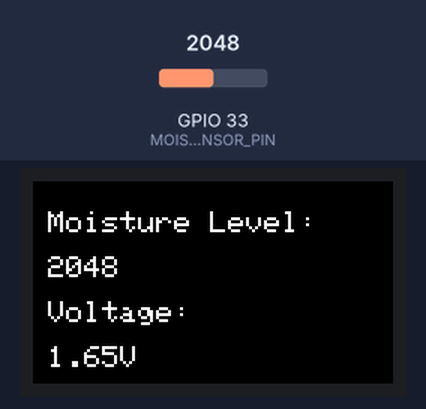
Simulated run of this sketch. Board: ESP32. On the bench: 240×135 colour display. Inputs (shaded band) come from the test bench; at power-on: GPIO 33 (MOISTURE_SENSOR_PIN) = 2048 (analog values on the 0–4095 scale). WiFi joins after 1.5 s; servers stay silent unless stated; no MQTT or app messages arrive unless stated; what the sketch prints to the serial monitor is not drawn.

Above: at 2.9 s.
3.0 s: GPIO 33 (MOISTURE_SENSOR_PIN) set to 2866
At 4.6 s:
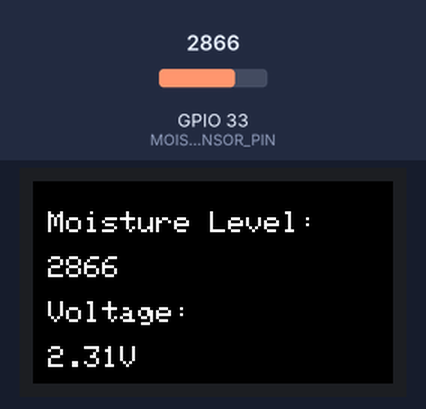
5.3 s: GPIO 33 (MOISTURE_SENSOR_PIN) set to 3603
At 6.4 s:
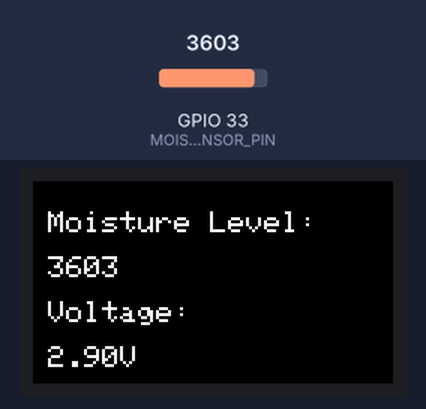
7.4 s: GPIO 33 (MOISTURE_SENSOR_PIN) set to 4095
At 8.3 s:
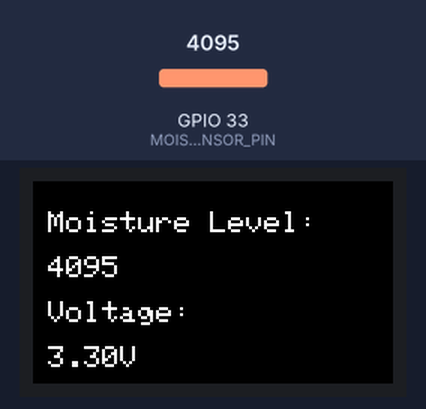
Timing chart, 0 to 10.4 s (numbered marks = the images above; inputs shaded):
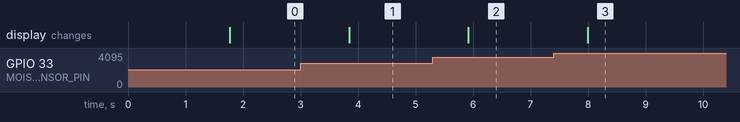

The sketch:

water-sensor.ino
```cpp
#include <M5StickCPlus.h>
#include <WiFi.h>
#include <PubSubClient.h>

// WiFi credentials
const char* ssid = "help";          // Replace with your Wi-Fi SSID
const char* password = "12678935";  // Replace with your Wi-Fi password

// MQTT broker settings
const char* mqtt_server = "192.168.218.73";  // Replace with your MQTT broker's address
const int mqtt_port = 1883;                  // Default MQTT port
const char* mqtt_topic = "zigbee2mqtt/moisture_sensor";  // Topic for moisture sensor status

// Moisture sensor pin (Use GPIO33 instead of GPIO26)
#define MOISTURE_SENSOR_PIN 33

WiFiClient espClient;
PubSubClient client(espClient);

void connectWiFi() {
    Serial.print("Connecting to WiFi...");
    WiFi.begin(ssid, password);
    while (WiFi.status() != WL_CONNECTED) {
        delay(500);
        Serial.print(".");
    }
    Serial.println("\nWiFi Connected!");
}

void connectMQTT() {
    while (!client.connected()) {
        Serial.print("Connecting to MQTT...");
        if (client.connect("M5StickCPlus_Client")) {
            Serial.println("Connected to MQTT Broker!");
        } else {
            Serial.print("Failed, rc=");
            Serial.print(client.state());
            Serial.println(" Trying again in 5 seconds...");
            delay(5000);
        }
    }
}

void setup() {
    M5.begin();
    M5.Lcd.setRotation(3);
    M5.Lcd.fillScreen(BLACK);
    M5.Lcd.setTextSize(2);
    M5.Lcd.setTextColor(WHITE);

    Serial.begin(115200);

    connectWiFi();
    client.setServer(mqtt_server, mqtt_port);
    connectMQTT();

    // Set up ADC properly
    analogReadResolution(12); // ESP32 ADC has 12-bit resolution (0 - 4095)
    analogSetPinAttenuation(MOISTURE_SENSOR_PIN, ADC_11db); // Supports up to 3.3V
}

void loop() {
    if (!client.connected()) {
        connectMQTT();
    }
    client.loop();

    int sensorValue = analogRead(MOISTURE_SENSOR_PIN);
    float voltage = sensorValue * (3.3 / 4095.0);

    // Debugging output
    Serial.print("Raw ADC Value: ");
    Serial.print(sensorValue);
    Serial.print(" | Voltage: ");
    Serial.print(voltage, 2);
    Serial.println("V");

    // Display readings on M5StickC Plus screen
    M5.Lcd.fillScreen(BLACK);
    M5.Lcd.setCursor(10, 20);
    M5.Lcd.print("Moisture Level:");
    M5.Lcd.setCursor(10, 50);
    M5.Lcd.print(sensorValue);

    M5.Lcd.setCursor(10, 80);
    M5.Lcd.print("Voltage: ");
    M5.Lcd.setCursor(10, 110);
    M5.Lcd.print(voltage, 2);
    M5.Lcd.print("V");

    // Publish data to MQTT
    String payload = "{ \"moisture\": " + String(sensorValue) + ", \"voltage\": " + String(voltage, 2) + " }";
    client.publish(mqtt_topic, payload.c_str());

    Serial.print("Published: ");
    Serial.println(payload);

    delay(1000);
}
```

Measured:
- after the input at 3.0 s, the display: changes after 0.85 s (image 1)
- after the input at 5.3 s, the display: changes after 0.62 s (image 2)
- after the input at 7.4 s, the display: changes after 0.60 s (image 3)
